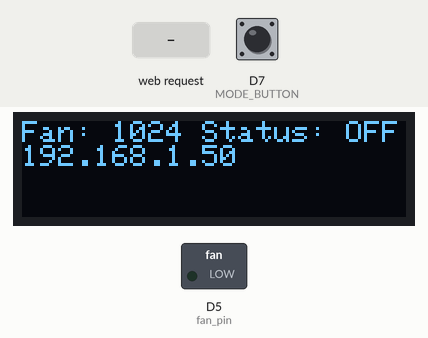
Simulated run of this sketch. Board: ESP8266 (NodeMCU). On the bench: 128×32 one-colour display, switched loads named in the sketch (green lamp = pin HIGH). Inputs (shaded band) come from the test bench; at power-on: D7 (MODE_BUTTON) LOW. WiFi joins after 1.5 s; servers stay silent unless stated; what the sketch prints to the serial monitor is not drawn.

Above: at 2.7 s.
2.8 s: D7 (MODE_BUTTON) pulled HIGH for 0.15 s
4.4 s: HTTP request GET /fan received
Timing chart, 0 to 7.4 s (numbered marks = the images above; inputs shaded):
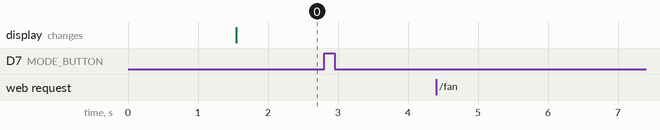

The sketch:

vivarium_fans.ino
```cpp
/*

*/

#include <ESP8266WiFi.h>
#include <WiFiClient.h>
#include "RTClib.h"
#include <SPI.h>
#include <Wire.h>
#include <Adafruit_GFX.h>
#include <Adafruit_SSD1306.h>
#include <Bounce2.h>

//ESP Web Server Library to host a web page
#include <ESP8266WebServer.h>


//Static IP address configuration
IPAddress staticIP(192, 168, 100, 123); //ESP static ip
IPAddress gateway(192, 168, 100, 1);   //IP Address of your WiFi Router (Gateway)
IPAddress subnet(255, 255, 255, 0);  //Subnet mask
IPAddress dns1(8, 8, 8, 8);  //DNS
IPAddress dns2(8, 8, 4, 4);  //DNS


const char* deviceName = "viv_fans";

//OLED settings
#define SCREEN_WIDTH 128 // OLED display width, in pixels
#define SCREEN_HEIGHT 32 // OLED display height, in pixels
#define OLED_RESET     -1 // Reset pin # (or -1 if sharing Arduino reset pin)
Adafruit_SSD1306 display(SCREEN_WIDTH, SCREEN_HEIGHT, &Wire, OLED_RESET);

//On board LED Connected to GPIO2
#define fan_pin D5

// Input settings
#define MODE_BUTTON D7
Bounce bounce = Bounce();
unsigned int but_cnt = 0;

//SSID and Password of your WiFi router
const char* ssid = "526Beacon";
const char* password = "simasucks";

// General light/timer settings
boolean timerMode = true; // NOT USED (it's implemented by the vivarium master controller, since this contains the RTC)
boolean manual_on = false;
unsigned int hour1 = 7; // simple for now // NOT USED (see above)
unsigned int hour2 = 12 + 7; // NOT USED (see above)
unsigned long time_last_checked = 0;
unsigned long time_last_update = 0;

// Fan settings
boolean fan_timer = false;
boolean fan_off = true;
unsigned int fan_level_day = 1024;
unsigned int fan_level_set = 1024;
unsigned int fan_level_night = 0; // Don't PWM plain old DC fans, it doesn't work right

//Declare a global object variable from the ESP8266WebServer class.
ESP8266WebServer server(80); //Server on port 80

//==============================================================
//                  SETUP
//==============================================================
void setup(void){
  Serial.begin(115200);
  // Button setup
  bounce.attach(MODE_BUTTON);
  bounce.interval(25);

  turnOffOnboardLEDs();
  // Initialize display
  // SSD1306_SWITCHCAPVCC = generate display voltage from 3.3V internally

  Serial.println(F("Setting up OLED"));
  if (!display.begin(SSD1306_SWITCHCAPVCC, 0x3C)) { // Address 0x3C for 128x32
    Serial.println(F("SSD1306 allocation failed"));
    for (;;); // Don't proceed, loop forever
  }

  // WIFI setup
  WiFi.hostname(deviceName);      // DHCP Hostname (useful for finding device for static lease)
  if (!WiFi.config(staticIP, subnet, gateway, dns1, dns2)) {
    Serial.println("Static IP failed to configure");
  }
  WiFi.begin(ssid, password);

  WiFi.mode(WIFI_STA); //WiFi mode station (connect to wifi router only

  // Wait for connection
  while (WiFi.status() != WL_CONNECTED) {
    delay(500);
    Serial.print(".");
  }

  //If connection successful show IP address in serial monitor
  Serial.println("");
  Serial.print("Connected to ");
  Serial.println(ssid);
  Serial.print("IP address: ");
  Serial.println(WiFi.localIP());  //IP address assigned to your ESP

  // Server setup
  server.on("/fan", handleCommand); //as Per  <a href="ledOn">, Subroutine to be called
  server.on("/request", handleRequest); //as Per  <a href="ledOn">, Subroutine to be called

  server.begin();                  //Start server
  Serial.println("HTTP server started");

  analogWrite(fan_pin, 0); // Make sure the fans are off! (in case of a power outage, for example)
  setFan();
  updateDisplay();
}
//==============================================================
//                     LOOP
//==============================================================
void loop(void){
  bounce.update();
  handleButton();

  server.handleClient();          // Handle client requests
  //setLightLevelSmoothly();        // Fade into new light level (if not in timer mode)
  perodicUpdates();               // Anything that needs to be updated periodically goes in ehre
}

void handleButton() {
  if ( bounce.fell() ) {
    Serial.println(F("Button was pressed!"));
    but_cnt = (but_cnt + 1) % 3;

    if (but_cnt == 0) {
      timerMode = true;
      manual_on = false;
    }
    if (but_cnt == 1) {
      timerMode = false;
      manual_on = true;
    }
    if (but_cnt == 2) {
      timerMode = false;
      manual_on = false;
    }

     updateDisplay();
  }
}
//===============================================================
// This routine is executed when you open its IP in browser
//===============================================================

void handleCommand() {
  Serial.println("Processing incoming command...");
 for (int i = 0; i < server.args(); i++) {
   Serial.print(String(i) + " ");  //print id
   Serial.print("\"" + String(server.argName(i)) + "\" ");  //print name
   Serial.println("\"" + String(server.arg(i)) + "\"");  //print value

   if (server.argName(i) == "fan") {
    fan_level_set = server.arg(i).toInt();
    setFan();
   }


   if (server.argName(i) == "fanmode") {
    if (server.arg(i) == "timer") {
      fan_timer = true;
    } else if (server.arg(i) == "off") {
      fan_off = true;
      analogWrite(fan_pin, 0);
    } else {
      fan_timer = false;
      fan_off = false;
      setFan();
    }
   }

   if (server.argName(i) == "mode") {
    if (server.arg(i) == "timer") {
      timerMode = true;
      manual_on = false;
      Serial.println("Switching mode to TIMER");
    } else if (server.arg(i) == "on") {
      manual_on = true;
      timerMode = false;
    } else {
      timerMode = false;
      manual_on = false;
      Serial.println("Turning TIMER mode off");
    }
   }

   updateDisplay();

 }
 server.send(200, "text/html", "Got it."); //Send ADC value only to client ajax request
}


// Handle a GET request from the server
// server might ask things like "are the lights on? at what level?"
//   what's the temp?
//   what's the humidity?
//   etc
void handleRequest() {
  String return_str = "none";

  for (int i = 0; i < server.args(); i++) {
   Serial.print(String(i) + " ");  //print id
   Serial.print("\"" + String(server.argName(i)) + "\" ");  //print name
   Serial.println("\"" + String(server.arg(i)) + "\"");  //print value
   if (server.argName(i) == "fans") {
    if (fan_off) {
      return_str = "off";
    } else {
      return_str = "on";
    }
   }
  }
  server.send(200, "text/html", return_str); //Send ADC value only to client ajax request
}


// Periodic update catch-all
void perodicUpdates() {
  if ((millis() - time_last_update) > 10000) {
    time_last_update = millis();
    updateDisplay();
  }
}

// Update display
void updateDisplay() {

  display.clearDisplay();

  display.setTextSize(1);      // Normal 1:1 pixel scale
  display.setTextColor(SSD1306_WHITE); // Draw white text
  display.setCursor(0, 0);     // Start at top-left corner
  display.cp437(true);         // Use full 256 char 'Code Page 437' font

  // Not all the characters will fit on the display. This is normal.
  // Library will draw what it can and the rest will be clipped.
  display.print(F("Fan:"));
  display.print(" ");
  display.print(fan_level_set);
  display.print(F(" Status:"));
  display.print(" ");
  String mode_str = fan_off ? "OFF" : "ON";
  display.println(mode_str);

  display.println(WiFi.localIP());

  display.display();
}

// Set Fan
void setFan() {
  Serial.println("Setting fan level in setFan()");
  if (!fan_timer && !fan_off) {
    analogWrite(fan_pin, fan_level_set);
  }
}

// Turn off ESP8266 / NodeMCU LEDs
void turnOffOnboardLEDs() {
  digitalWrite(2, HIGH);
  digitalWrite(LED_BUILTIN, HIGH);
}
```

Measured:
- after the input at 2.8 s, every drawn part: stays the same
- after the input at 4.4 s, every drawn part: stays the same
